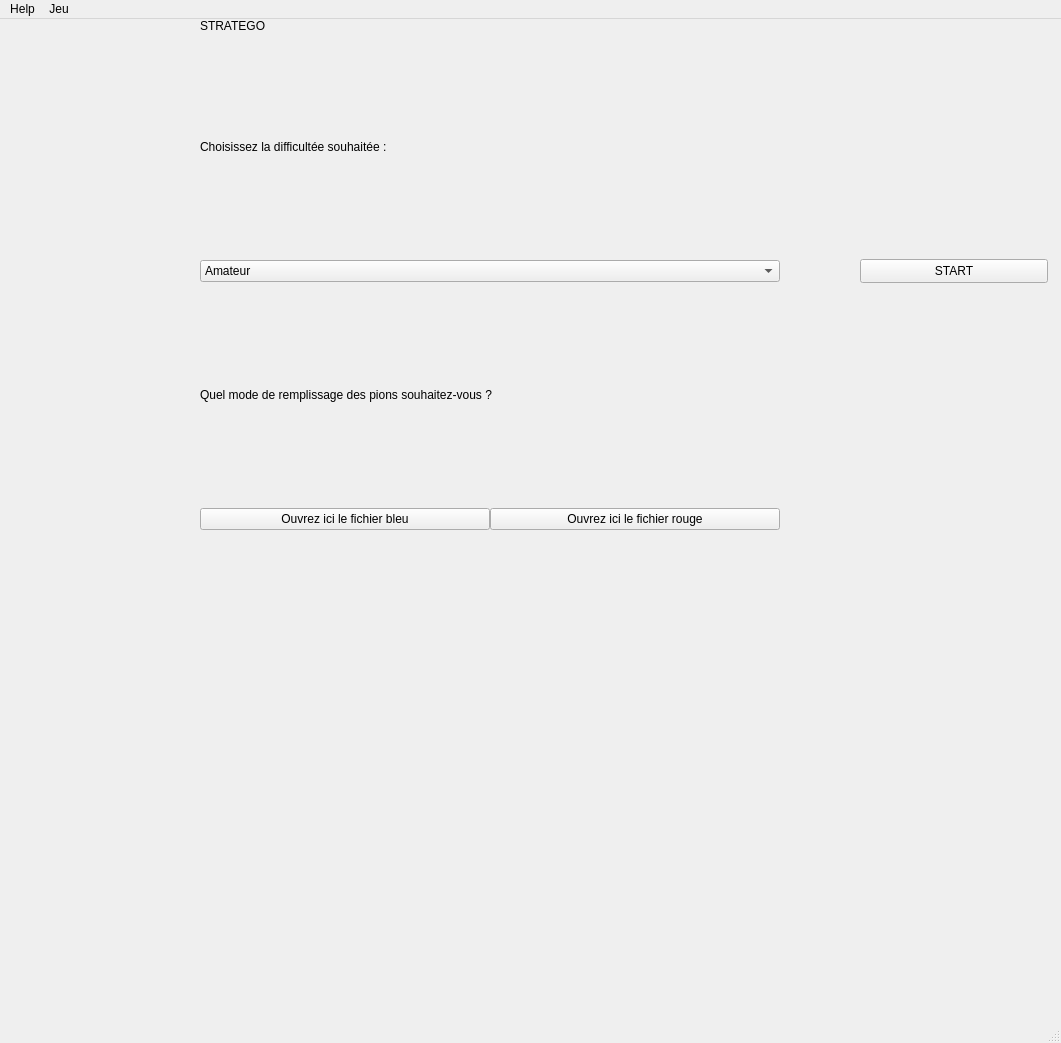
<?xml version="1.0" encoding="UTF-8"?>
<ui version="4.0">
 <class>View</class>
 <widget class="QMainWindow" name="View">
  <property name="geometry">
   <rect>
    <x>0</x>
    <y>0</y>
    <width>1061</width>
    <height>1043</height>
   </rect>
  </property>
  <property name="sizePolicy">
   <sizepolicy hsizetype="Expanding" vsizetype="Expanding">
    <horstretch>0</horstretch>
    <verstretch>0</verstretch>
   </sizepolicy>
  </property>
  <property name="windowTitle">
   <string>MainWindow</string>
  </property>
  <widget class="QWidget" name="centralwidget">
   <property name="sizePolicy">
    <sizepolicy hsizetype="Fixed" vsizetype="Fixed">
     <horstretch>0</horstretch>
     <verstretch>0</verstretch>
    </sizepolicy>
   </property>
   <property name="minimumSize">
    <size>
     <width>1000</width>
     <height>1000</height>
    </size>
   </property>
   <widget class="QStackedWidget" name="stackedWidget">
    <property name="geometry">
     <rect>
      <x>0</x>
      <y>-20</y>
      <width>1061</width>
      <height>871</height>
     </rect>
    </property>
    <widget class="QWidget" name="page_5">
     <widget class="QWidget" name="verticalLayoutWidget">
      <property name="geometry">
       <rect>
        <x>200</x>
        <y>20</y>
        <width>580</width>
        <height>511</height>
       </rect>
      </property>
      <layout class="QVBoxLayout" name="verticalLayout_4">
       <property name="spacing">
        <number>0</number>
       </property>
       <property name="sizeConstraint">
        <enum>QLayout::SetNoConstraint</enum>
       </property>
       <item>
        <widget class="QLabel" name="label_10">
         <property name="sizePolicy">
          <sizepolicy hsizetype="Preferred" vsizetype="Fixed">
           <horstretch>0</horstretch>
           <verstretch>0</verstretch>
          </sizepolicy>
         </property>
         <property name="text">
          <string>STRATEGO</string>
         </property>
        </widget>
       </item>
       <item>
        <widget class="QLabel" name="label_11">
         <property name="text">
          <string>Choisissez la difficultée souhaitée :</string>
         </property>
        </widget>
       </item>
       <item>
        <widget class="QComboBox" name="comboBox_4">
         <item>
          <property name="text">
           <string>Amateur</string>
          </property>
         </item>
         <item>
          <property name="text">
           <string>Normal</string>
          </property>
         </item>
        </widget>
       </item>
       <item>
        <widget class="QLabel" name="label_12">
         <property name="text">
          <string>Quel mode de remplissage des pions souhaitez-vous ? </string>
         </property>
        </widget>
       </item>
       <item>
        <layout class="QHBoxLayout" name="horizontalLayout_4">
         <item>
          <widget class="QPushButton" name="blueBtn_4">
           <property name="text">
            <string>Ouvrez ici le fichier bleu</string>
           </property>
          </widget>
         </item>
         <item>
          <widget class="QPushButton" name="redBtn_4">
           <property name="text">
            <string>Ouvrez ici le fichier rouge</string>
           </property>
          </widget>
         </item>
        </layout>
       </item>
      </layout>
     </widget>
     <widget class="QPushButton" name="pushButton">
      <property name="geometry">
       <rect>
        <x>860</x>
        <y>260</y>
        <width>188</width>
        <height>24</height>
       </rect>
      </property>
      <property name="text">
       <string>START</string>
      </property>
     </widget>
    </widget>
    <widget class="QWidget" name="page_6">
     <widget class="QWidget" name="gridLayoutWidget">
      <property name="geometry">
       <rect>
        <x>20</x>
        <y>60</y>
        <width>991</width>
        <height>711</height>
       </rect>
      </property>
      <layout class="QGridLayout" name="gridLayout"/>
     </widget>
     <widget class="QLabel" name="title">
      <property name="geometry">
       <rect>
        <x>30</x>
        <y>20</y>
        <width>201</width>
        <height>41</height>
       </rect>
      </property>
      <property name="font">
       <font>
        <pointsize>22</pointsize>
       </font>
      </property>
      <property name="text">
       <string>Stratego</string>
      </property>
     </widget>
     <widget class="QLabel" name="infos">
      <property name="geometry">
       <rect>
        <x>280</x>
        <y>30</y>
        <width>731</width>
        <height>41</height>
       </rect>
      </property>
      <property name="font">
       <font>
        <pointsize>22</pointsize>
       </font>
      </property>
      <property name="text">
       <string/>
      </property>
     </widget>
    </widget>
   </widget>
  </widget>
  <widget class="QMenuBar" name="menubar">
   <property name="geometry">
    <rect>
     <x>0</x>
     <y>0</y>
     <width>1061</width>
     <height>21</height>
    </rect>
   </property>
   <widget class="QMenu" name="menuHelp">
    <property name="title">
     <string>Help</string>
    </property>
   </widget>
   <widget class="QMenu" name="menuJeu">
    <property name="title">
     <string>Jeu</string>
    </property>
    <addaction name="actionQuitter"/>
    <addaction name="actionNouvelle_Partie"/>
   </widget>
   <addaction name="menuHelp"/>
   <addaction name="menuJeu"/>
  </widget>
  <widget class="QStatusBar" name="statusbar"/>
  <action name="actionQuitter">
   <property name="text">
    <string>Quitter</string>
   </property>
  </action>
  <action name="actionNouvelle_Partie">
   <property name="text">
    <string>Nouvelle Partie</string>
   </property>
  </action>
 </widget>
 <resources/>
 <connections/>
</ui>
